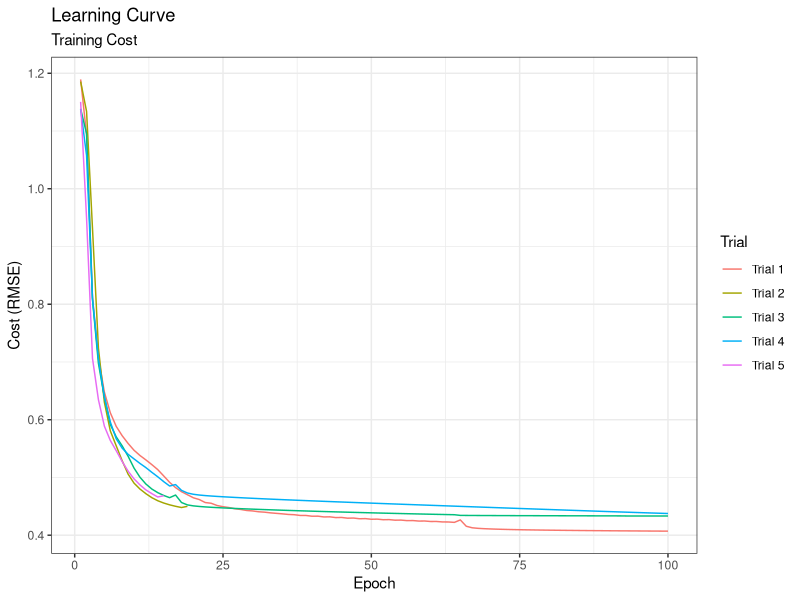
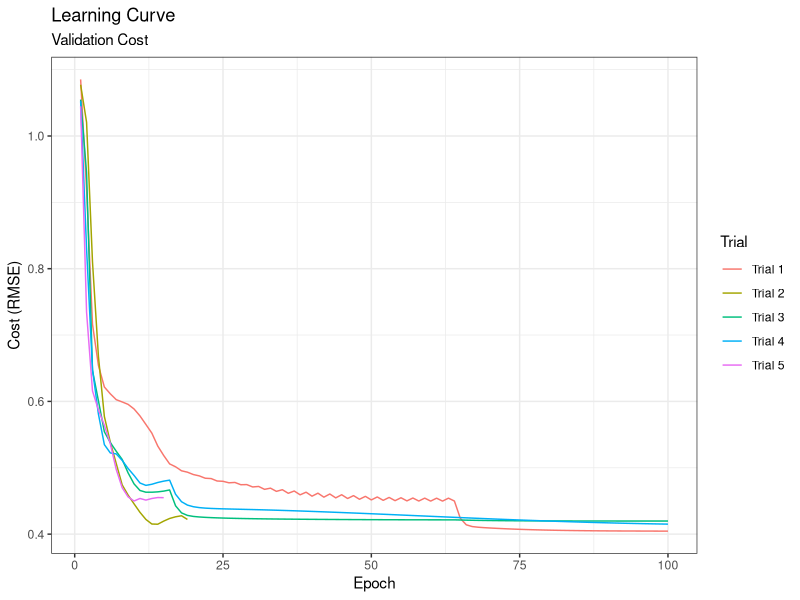
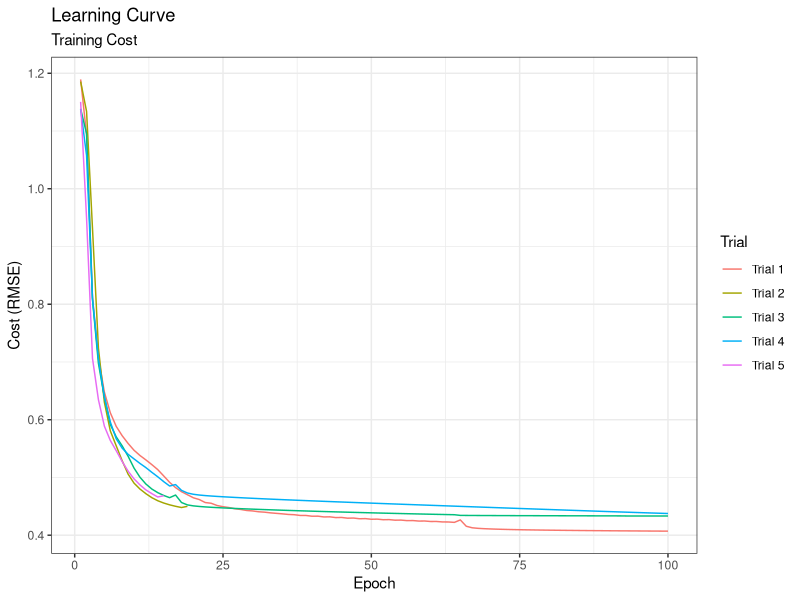
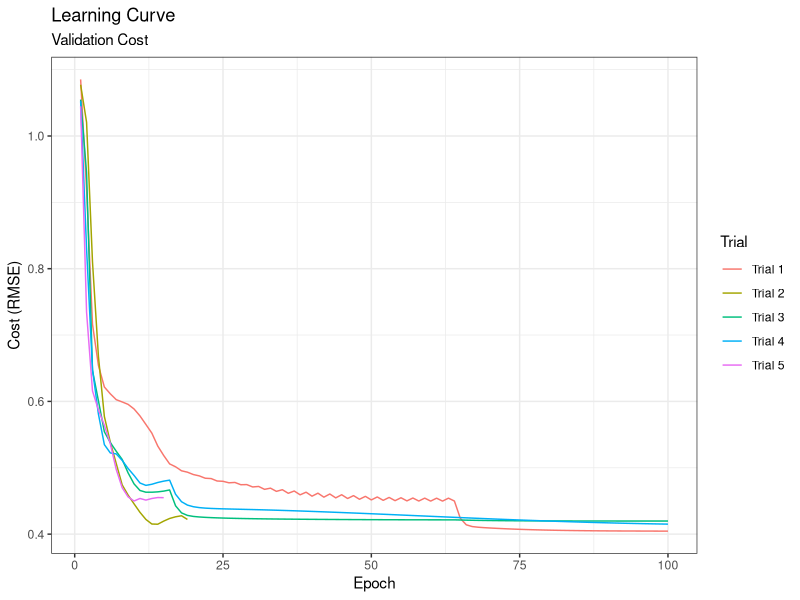

The R source for these figures, in order:
# IMPORT PACKAGES
library(ggplot2)
library(readr)

# DATA INGESTION
trial_1 <- readr::read_csv("Data/Trial-1/Learning_Curve.csv")
trial_2 <- readr::read_csv("Data/Trial-2/Learning_Curve.csv")
trial_3 <- readr::read_csv("Data/Trial-3/Learning_Curve.csv")
trial_4 <- readr::read_csv("Data/Trial-4/Learning_Curve.csv")
trial_5 <- readr::read_csv("Data/Trial-5/Learning_Curve.csv")

# DATA VISUALIZATION

## Training Learning Curve
ggplot() + 
	geom_line(data = trial_1, aes(epoch, training_cost, color = "Trial 1")) + 
	geom_line(data = trial_2, aes(epoch, training_cost, color = "Trial 2")) + 
	geom_line(data = trial_3, aes(epoch, training_cost, color = "Trial 3")) + 
	geom_line(data = trial_4, aes(epoch, training_cost, color = "Trial 4")) + 
	geom_line(data = trial_5, aes(epoch, training_cost, color = "Trial 5")) +
	labs(title = "Learning Curve",
		 subtitle = "Training Cost",
		 x = "Epoch",
		 y = "Cost (RMSE)",
		 color = "Trial") +
	theme_bw()
ggsave("Figures/Training_Learning_Curve.pdf", height = 6, width = 15, 
	   units = "in", scale = 0.8)

## Validation Learning Curve
ggplot() + 
	geom_line(data = trial_1, aes(epoch, validation_cost, color = "Trial 1")) + 
	geom_line(data = trial_2, aes(epoch, validation_cost, color = "Trial 2")) + 
	geom_line(data = trial_3, aes(epoch, validation_cost, color = "Trial 3")) + 
	geom_line(data = trial_4, aes(epoch, validation_cost, color = "Trial 4")) + 
	geom_line(data = trial_5, aes(epoch, validation_cost, color = "Trial 5")) +
	labs(title = "Learning Curve",
		 subtitle = "Validation Cost",
		 x = "Epoch",
		 y = "Cost (RMSE)",
		 color = "Trial") +
	theme_bw()
ggsave("Figures/Validation_Learning_Curve.pdf", height = 6, width = 15, 
	   units = "in", scale = 0.8)
